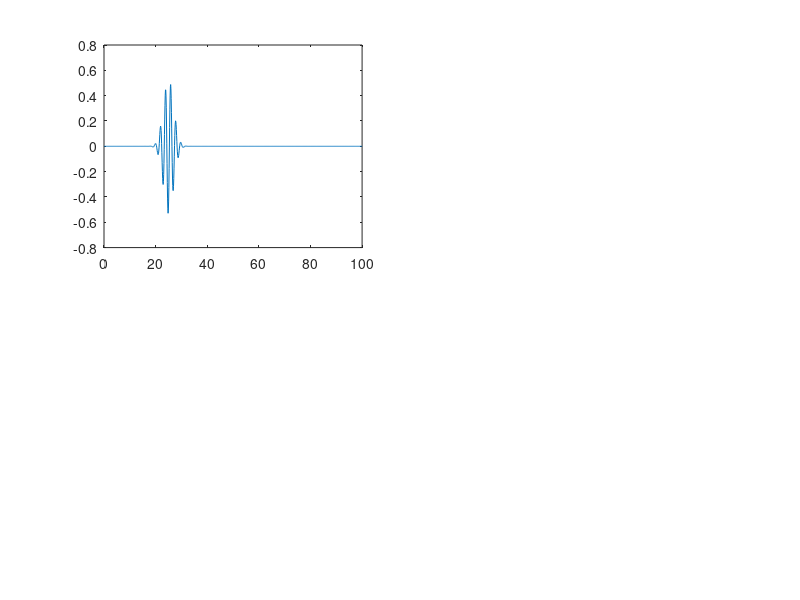

MATLAB code to generate this figure: (Note: this script raises an error after producing the figure.)
% ======================================================================================================================================
%%%%%%%%%% Preamble %%%%%%%%%%
% ======================================================================================================================================

% Part Ic - Free Particle Gaussian Wave Packet Incident on a Potential Step Simulation

% Author: Max L Butterworth
% MSc in Theoretical and Computational Chemistry Project
% University of Oxford

% ======================================================================================================================================
%%%%%%%%%% Define constants and variables %%%%%%%%%%
% ======================================================================================================================================

% Natural units adopted throughout
L = 100; % Length of the 1D box
m = 1; % Mass of electron
h = 1; % Planck's constant
hbar = 1; % Definition of h bar
N_steps = 1000; % Number of discretisation points for the x-axis

wp_energy = 5; % Set the wave packet energy
barrier_height = 30; % Set the magnitude of the potential step height

k = sqrt((wp_energy * 2 * m)/(hbar^2)); % Calculate the wavenumber from wp_energy; k = 0 gives a stationary Gaussian wave packet

% ======================================================================================================================================
%%%%%%%%%% Discretise the spatial domain, x, and time domain, t %%%%%%%%%%
% ======================================================================================================================================

x = linspace(0, L, N_steps); % Define the domain of the infinite potential well
dx = x(2) - x(1); % Calculate the spatial step size

dt = 1e-2; % Define the time step size
N_t = 1000; % Define the number of time steps to simulate

% ======================================================================================================================================
%%%%%%%%%% Construct the Hamiltonian using the finite difference method %%%%%%%%%%
% ======================================================================================================================================

% Construct the Hamiltonian inside the infinite potential well
laplacian = (1/dx^2) * spdiags([1, -2, 1], -1:1, N_steps, N_steps); % Define the Laplacian operator

V_vector = [zeros(N_steps/2, 1); repmat(barrier_height, (N_steps/2), 1)]; % Define the potential energy accross the x-domain; potential step at halfway accross domain
V_matrix = diag(V_vector); % Define a diagonal potential matrix

H = (-((hbar^2)/(2*m)) * laplacian) + V_matrix; % Define the Hamiltonian operator

% ======================================================================================================================================
%%%%%%%%%% Generate an initial wave packet composed of one plane wave modulated by a Gaussian %%%%%%%%%%
% ======================================================================================================================================

x0 = L/4; % Start evolving the wave packet from the centre of the box at t = 0
sigma = L/50; % Set the initial width of the wave packet
psi0 = exp(-(x - x0).^2/(2 * sigma^2)) .* exp(1i * k * x); % Define the initial Gaussian wave packet
psi0_norm = psi0/sqrt(trapz(x, abs(psi0).^2)); % Normalise the initial Gaussian wave packet

% ======================================================================================================================================
%%%%%%%%%% Implement the Crank-Nicolson method to evolve the wavefunction and calculate probability current %%%%%%%%%%
% ======================================================================================================================================

J = zeros(N_steps, N_t); % Initialise an array to store probability currents
first_deriv = spdiags([-1, 1], 0:1, N_steps, N_steps);

psi = psi0_norm(1:N_steps).'; % Set the initial value of the wavefunction
psi_t = zeros(N_steps, N_t); % Initialise an array to store the wavefunction as it evolves in time
psi_t(:, 1) = psi; % Store the initial wavefunction in the time evolution array

% Pre-compute matrices required for the Crank-Nicolson method
A = eye(N_steps) + (((1i * dt)/(2 * hbar)) * H);
B = eye(N_steps) - (((1i * dt)/(2 * hbar)) * H);

for t = 2:N_t % Loop over all time steps
    psi = A \ (B * psi); % Evolve the wavefunction over time
    psi = psi/sqrt(trapz(x, abs(psi).^2)); % Normalise the time-evolved wavefunction
    psi_t(:, t) = psi; % Store the time-evolved wavefunction in the time evolution array
    J(:, t) = -((1i * hbar)/(2 * m)) * ((conj(psi) .* (first_deriv * psi)) - ((first_deriv * conj(psi)) .* psi)); % Calculate probability current at each point along x
end

% ======================================================================================================================================
%%%%%%%%%% Plot the time evolution of the wave packet probability density %%%%%%%%%%
% ======================================================================================================================================

figure; % Generate a figure

subplot(2, 2, 1) % Top left subfigure
real_wavefunction = plot(x, real(psi_t(:, 1))); % Plot the real wavefunction
xline(x(N_steps/2), color='red', LineWidth=2) % Add a line to show the potential step location

%rectangle('Position', [x((N_steps-barrier_width)/2)])

xlabel('$x$', 'Interpreter','latex'); % Label the x-axis
ylabel('$\mathrm{Re}(\psi(x, t))$', 'Interpreter','latex'); % Label the y-axis
xlim([min(x) max(x)]) % Set the y-limits for convenience
ylim([min(real(psi_t(:))) max(real(psi_t(:)))]); % Set the y-limits foe convenience
title('Real Component of the Wavefunction') % Add a title
grid on; % Add a grid to the plot

subplot(2, 2, 2) % Top right subfigure
imag_wavefunction = plot(x, imag(psi_t(:, 1))); % Plot the imaginary wavefunction
xline(x(N_steps/2), color='red', LineWidth=2) % Add a line to show the potential step location
xlabel('$x$', 'Interpreter','latex'); % Label the x-axis
ylabel('$\mathrm{Im}(\psi(x, t))$', 'Interpreter','latex'); % Label the y-axis
xlim([min(x) max(x)]) % Set the y-limits for convenience
ylim([min(imag(psi_t(:))) max(imag(psi_t(:)))]); % Set the y-limits for convenience
title('Imaginary Component of the Wavefunction') % Add a title
grid on; % Add a grid to the plot

subplot(2, 2, 3) % Bottom left subfigure
prob_density = plot(x, abs(psi_t(:, 1)).^2); % Plot the initial probability density
xline(x(N_steps/2), color='red', LineWidth=2) % Add a line to show the potential step location
xlabel('$x$', 'Interpreter','latex'); % Label the x-axis
ylabel('$|\psi(x, t)|^2$', 'Interpreter','latex'); % Label the y-axis
xlim([min(x) max(x)]) % Set the y-limits for convenience
ylim('auto'); % Set the y-limits foe convenience
title('Probability Density') % Add a title
grid on; % Add a grid to the plot

subplot(2, 2, 4) % Bottom right subfigure
flux_plot = plot(x, J(:, 1)); % Plot the initial probability current
xline(x(N_steps/2), color='red', LineWidth=2) % Add a line to show the potential step location
xlabel('$x$', 'Interpreter', 'latex'); % Label the x-axis
ylabel('$J(x, t)$', 'Interpreter', 'latex'); % Label the y-axis
ylim('auto'); % Set the y-limits for convenience
title('Probability Current') % Add a title
grid on; % Add a grid to the plot

% Animate the figures

for n = 1:N_t % Loop over all timesteps
    set(real_wavefunction, 'YData', real(psi_t(:, n))) % Update the real part of the wavefunction
    set(imag_wavefunction, 'YData', imag(psi_t(:, n))) % Update the imaginary part of the wavefunction
    set(prob_density, 'YData', abs(psi_t(:, n)).^2); % Update the probability density
    set(flux_plot, 'YData', J(:, n)); % Update the probability density
    pause(0.1); % Pause to create an animation effect
    drawnow; % Update the relevant figures
end